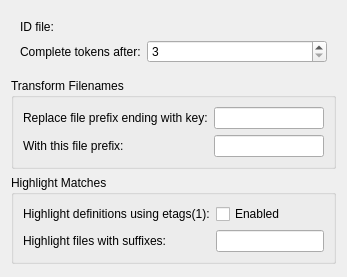
<?xml version="1.0" encoding="UTF-8"?>
<ui version="4.0">
 <class>ConfigWidget</class>
 <widget class="QWidget" name="ConfigWidget">
  <layout class="QVBoxLayout" name="verticalLayout">
   <item>
    <widget class="QWidget" name="widget" native="true">
     <layout class="QFormLayout" name="formLayout_2">
      <item row="0" column="0">
       <widget class="QLabel" name="labelIdFile">
        <property name="text">
         <string>ID file:</string>
        </property>
        <property name="buddy">
         <cstring>idFile</cstring>
        </property>
       </widget>
      </item>
      <item row="0" column="1">
       <widget class="KUrlRequester" name="idFile">
        <property name="whatsThis">
         <string>Name of ID file, as generated by mkid(1).</string>
        </property>
        <property name="filter">
         <string>ID
*|All Files</string>
        </property>
       </widget>
      </item>
      <item row="1" column="0">
       <widget class="QLabel" name="labelKeySize">
        <property name="text">
         <string>Complete tokens after:</string>
        </property>
        <property name="buddy">
         <cstring>keySize</cstring>
        </property>
       </widget>
      </item>
      <item row="1" column="1">
       <widget class="KIntSpinBox" name="keySize">
        <property name="whatsThis">
         <string>Minimum length of token before completions will be shown.</string>
        </property>
        <property name="minimum">
         <number>3</number>
        </property>
        <property name="maximum">
         <number>16</number>
        </property>
       </widget>
      </item>
     </layout>
    </widget>
   </item>
   <item>
    <widget class="QGroupBox" name="groupBox">
     <property name="title">
      <string>Transform Filenames</string>
     </property>
     <layout class="QFormLayout" name="formLayout">
      <item row="0" column="0">
       <widget class="QLabel" name="labelSrcIn">
        <property name="text">
         <string>Replace file prefix ending with key:</string>
        </property>
        <property name="buddy">
         <cstring>srcIn</cstring>
        </property>
       </widget>
      </item>
      <item row="0" column="1">
       <widget class="KLineEdit" name="srcIn">
        <property name="whatsThis">
         <string>Discard the first part of the file name ending with this key.</string>
        </property>
       </widget>
      </item>
      <item row="2" column="0">
       <widget class="QLabel" name="labelSrcOut">
        <property name="text">
         <string>With this file prefix:</string>
        </property>
        <property name="buddy">
         <cstring>srcOut</cstring>
        </property>
       </widget>
      </item>
      <item row="2" column="1">
       <widget class="KLineEdit" name="srcOut">
        <property name="whatsThis">
         <string>&lt;!DOCTYPE HTML PUBLIC &quot;-//W3C//DTD HTML 4.0//EN&quot; &quot;http://www.w3.org/TR/REC-html40/strict.dtd&quot;&gt;
&lt;html&gt;&lt;head&gt;&lt;meta name=&quot;qrichtext&quot; content=&quot;1&quot; /&gt;&lt;style type=&quot;text/css&quot;&gt;
p, li { white-space: pre-wrap; }
&lt;/style&gt;&lt;/head&gt;&lt;body style=&quot; font-family:'Ubuntu'; font-size:9pt; font-weight:400; font-style:normal;&quot;&gt;
&lt;p style=&quot; margin-top:12px; margin-bottom:12px; margin-left:0px; margin-right:0px; -qt-block-indent:0; text-indent:0px;&quot;&gt;Replacement prefix. To use the prefix of the ID file ending with the key, use %{idPrefix}. This can be used to work with remotely mounted Clearcase views, for example, set:&lt;/p&gt;
&lt;p style=&quot; margin-top:0px; margin-bottom:0px; margin-left:0px; margin-right:0px; -qt-block-indent:0; text-indent:0px;&quot;&gt;ID file:                                   /view/myview/&lt;span style=&quot; font-weight:600;&quot;&gt;topdir&lt;/span&gt;/ID &lt;/p&gt;
&lt;p style=&quot; margin-top:0px; margin-bottom:0px; margin-left:0px; margin-right:0px; -qt-block-indent:0; text-indent:0px;&quot;&gt;Replace prefix ending:     /&lt;span style=&quot; font-weight:600;&quot;&gt;topdir&lt;/span&gt; &lt;/p&gt;
&lt;p style=&quot; margin-top:0px; margin-bottom:0px; margin-left:0px; margin-right:0px; -qt-block-indent:0; text-indent:0px;&quot;&gt;With prefix:                         %{idPrefix}/&lt;span style=&quot; font-weight:600;&quot;&gt;topdir&lt;/span&gt; &lt;/p&gt;
&lt;p style=&quot; margin-top:12px; margin-bottom:12px; margin-left:0px; margin-right:0px; -qt-block-indent:0; text-indent:0px;&quot;&gt;Or, to use a pre-generated ID file with a different workspace, set:&lt;/p&gt;
&lt;p style=&quot; margin-top:0px; margin-bottom:0px; margin-left:0px; margin-right:0px; -qt-block-indent:0; text-indent:0px;&quot;&gt;ID file:                                   /snapshots/&lt;span style=&quot; font-weight:600;&quot;&gt;topdir&lt;/span&gt;/ID &lt;/p&gt;
&lt;p style=&quot; margin-top:0px; margin-bottom:0px; margin-left:0px; margin-right:0px; -qt-block-indent:0; text-indent:0px;&quot;&gt;Replace prefix ending:     /&lt;span style=&quot; font-weight:600;&quot;&gt;topdir&lt;/span&gt; &lt;/p&gt;
&lt;p style=&quot; margin-top:0px; margin-bottom:0px; margin-left:0px; margin-right:0px; -qt-block-indent:0; text-indent:0px;&quot;&gt;With prefix:                         /myworkspace/&lt;span style=&quot; font-weight:600;&quot;&gt;topdir&lt;/span&gt; &lt;/p&gt;&lt;/body&gt;&lt;/html&gt;</string>
        </property>
       </widget>
      </item>
     </layout>
    </widget>
   </item>
   <item>
    <widget class="QGroupBox" name="groupBox_2">
     <property name="title">
      <string>Highlight Matches</string>
     </property>
     <layout class="QFormLayout" name="formLayout">
      <item row="1" column="0">
       <widget class="QLabel" name="labelUseEtags">
        <property name="text">
         <string>Highlight definitions using etags(1):</string>
        </property>
        <property name="buddy">
         <cstring>useEtags</cstring>
        </property>
       </widget>
      </item>
      <item row="1" column="1">
       <widget class="QCheckBox" name="useEtags">
        <property name="whatsThis">
         <string>Use etags(1) to find definitions, and highlight them.</string>
        </property>
        <property name="text">
         <string>Enabled</string>
        </property>
       </widget>
      </item>
      <item row="3" column="0">
       <widget class="QLabel" name="labelUseSuffixes">
        <property name="text">
         <string>Highlight files with suffixes:</string>
        </property>
        <property name="buddy">
         <cstring>useSuffixes</cstring>
        </property>
       </widget>
      </item>
      <item row="3" column="1">
       <widget class="KLineEdit" name="useSuffixes">
        <property name="whatsThis">
         <string>Use .h;.hxx to highlight files which may contain declarations.</string>
        </property>
       </widget>
      </item>
     </layout>
    </widget>
   </item>
   <item>
    <spacer name="verticalSpacer">
     <property name="orientation">
      <enum>Qt::Vertical</enum>
     </property>
     <property name="sizeHint" stdset="0">
      <size>
       <width>20</width>
       <height>2</height>
      </size>
     </property>
    </spacer>
   </item>
  </layout>
 </widget>
 <customwidgets>
  <customwidget>
   <class>KLineEdit</class>
   <extends>QLineEdit</extends>
   <header>klineedit.h</header>
  </customwidget>
  <customwidget>
   <class>KIntSpinBox</class>
   <extends>QSpinBox</extends>
   <header>knuminput.h</header>
  </customwidget>
  <customwidget>
   <class>KUrlRequester</class>
   <extends>QFrame</extends>
   <header>kurlrequester.h</header>
  </customwidget>
 </customwidgets>
 <tabstops>
  <tabstop>idFile</tabstop>
  <tabstop>keySize</tabstop>
  <tabstop>srcIn</tabstop>
  <tabstop>srcOut</tabstop>
  <tabstop>useEtags</tabstop>
  <tabstop>useSuffixes</tabstop>
 </tabstops>
 <resources/>
 <connections/>
</ui>
